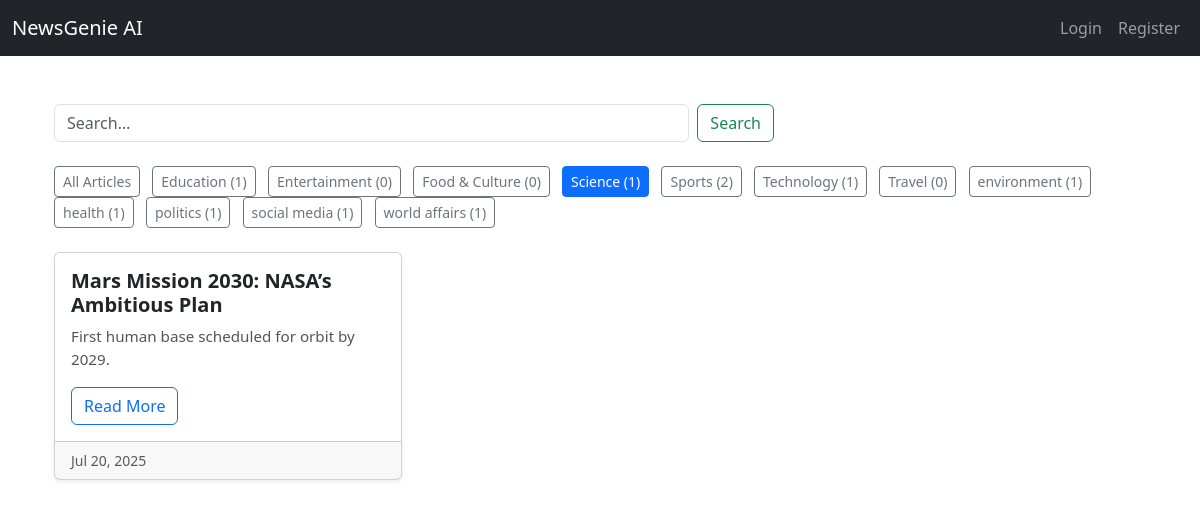
Page /news/?category=Science on the committed database.
### news/models.py (models this page shows, shortened)
class Category(models.Model):
    name = models.CharField(max_length=100)
    description = models.TextField(blank=True)
    class Meta:
        verbose_name_plural = "Categories"

class Article(models.Model):
    title = models.CharField(max_length=200)
    content = models.TextField()
    summary = models.TextField(blank=True)
    source_url = models.URLField()
    category = models.ForeignKey(Category, on_delete=models.CASCADE, related_name='articles')
    published_date = models.DateTimeField(default=timezone.now)
    created_at = models.DateTimeField(auto_now_add=True)
    audio_file = models.FileField(upload_to='audio/', blank=True, null=True)
    class Meta:
        ordering = ['-published_date']

### news/views.py (the view, shortened to what this page needs)
# urls.py: path('', ArticleListView.as_view(), name='article_list'),  # /news/
class ArticleListView(ListView):
    model = Article
    template_name = 'news/article_list.html'
    context_object_name = 'articles'
    paginate_by = 6
    ordering = ['-published_date']
    def get_queryset(self):
        queryset = super().get_queryset()
        category_name = self.request.GET.get('category')
        search_query = self.request.GET.get('q')
        if category_name and category_name != 'All':
            queryset = queryset.filter(category__name__iexact=category_name)
            return queryset  # Show only this category
    def get_context_data(self, **kwargs):
        context = super().get_context_data(**kwargs)
        context['categories'] = Category.objects.annotate(
            article_count=Count('articles')  # article = related_name from ForeignKey in Article model
        ).order_by('name')
        context['current_category'] = self.request.GET.get('category', 'All')
        context['search_query'] = self.request.GET.get('q', '')
        context['recommendations'] = []
        return context

### news/templates/news/article_list.html (shortened to what this page needs)
{% extends 'base.html' %}
{% load static %}
{% block content %}
<div class="container mt-5">
  <div class="row mb-4">
    <div class="col-md-8">
      <form class="d-flex" method="GET" action=".">
        <input name="q" class="form-control me-2" placeholder="Search…" value="{{ search_query }}">
        <button class="btn btn-outline-success">Search</button>
      </form>
    </div>
  </div>
  <div class="row mb-4">
    <div class="col">
      <a href="." class="btn btn-sm {% if current_category == 'All' %}btn-primary{% else %}btn-outline-secondary{% endif %} me-2">All Articles</a>
      {% for category in categories %}
        <a href="?category={{ category.name }}{% if search_query %}&q={{ search_query }}{% endif %}"
           class="btn btn-sm {% if current_category == category.name %}btn-primary{% else %}btn-outline-secondary{% endif %} me-2">
          {{ category.name }} ({{ category.article_count }})
        </a>
      {% endfor %}
    </div>
  </div>
  <div class="row">
    {% for article in articles %}
      <div class="col-md-4 mb-4">
        <div class="card h-100 shadow-sm">
          <div class="card-body">
            <h5 class="card-title">{{ article.title }}</h5>
            <p class="card-text">
              {% if article.summary %}
                {{ article.summary|truncatewords:25 }}
              {% else %}
                {{ article.content|truncatewords:25 }}
              {% endif %}
            </p>
            <a href="{% url 'news:article_detail' article.pk %}" class="btn btn-outline-primary">Read More</a>
          </div>
          <div class="card-footer text-muted small">
            {{ article.published_date|date:"M d, Y" }}
          </div>
        </div>
      </div>
    {% empty %}
      <div class="col">
        <p>No articles found.</p>
      </div>
    {% endfor %}
  </div>
</div>
{% endblock %}

### news/static/css/styles.css (style rules this page uses)
.card-title { font-weight: 600; color: #003366; }
.card-text { font-size: 0.95rem; color: #555; }

### rows in the picture
Category: name "Education", article_count "1"
Category: name "Entertainment", article_count "0"
Category: name "Food & Culture", article_count "0"
Category: name "Science", article_count "1"
Category: name "Sports", article_count "2"
Category: name "Technology", article_count "1"
Category: name "Travel", article_count "0"
Category: name "environment", article_count "1"
Category: name "health", article_count "1"
Category: name "politics", article_count "1"
Category: name "social media", article_count "1"
Category: name "world affairs", article_count "1"
Article: title "Mars Mission 2030: NASA’s Ambitious Plan", content "First human base scheduled for orbit by 2029.", published_date "Jul 20, 2025"
